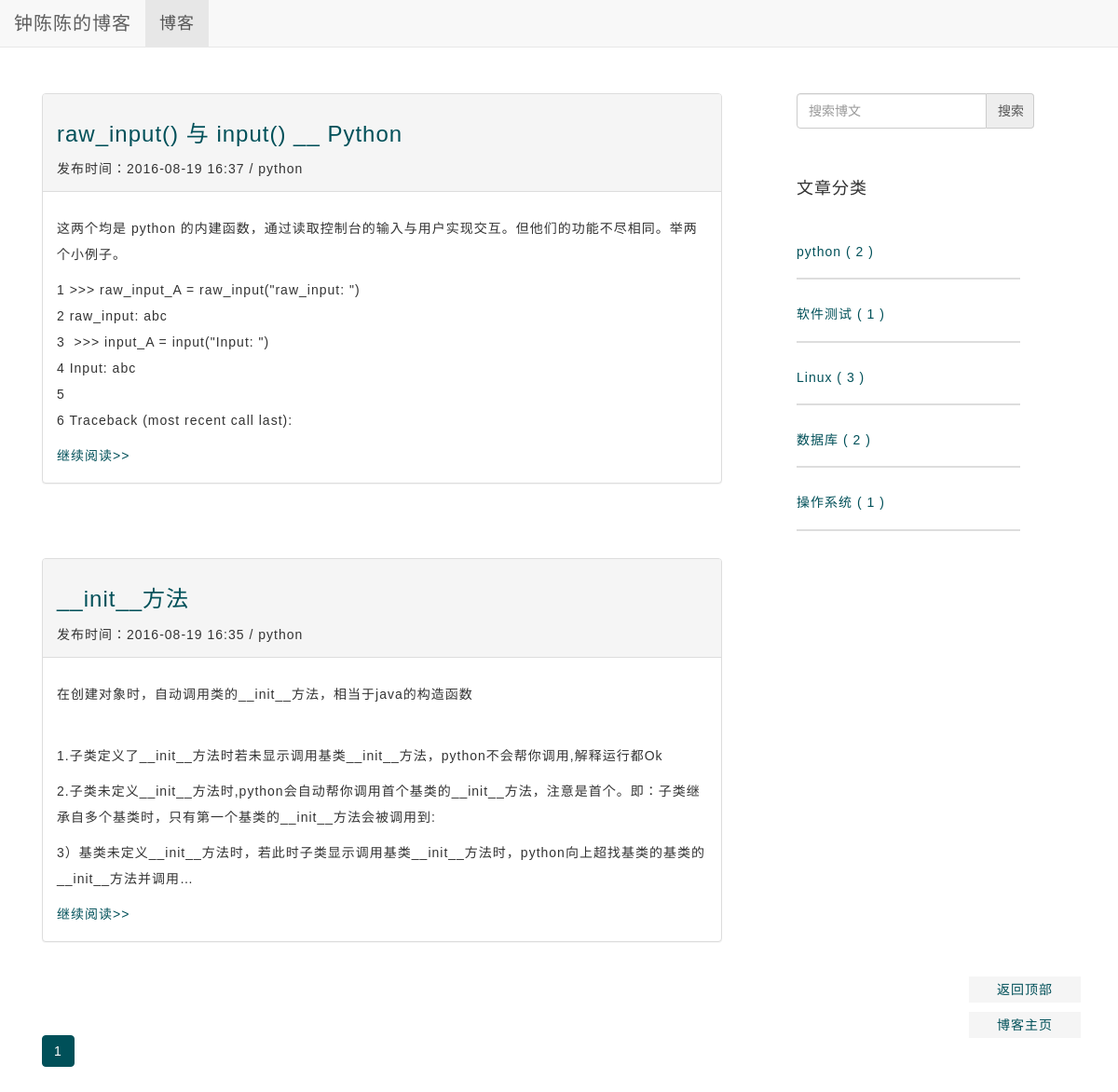
Screenshot of /blog/cat/1/ with the database file from the repository.
### blog/models.py (models this page shows, shortened)
class Blog(models.Model):
    title = models.CharField(verbose_name='Title',max_length=32)
    author = models.CharField(verbose_name='Author', max_length=16)
    content=RichTextUploadingField('Content')
    created = models.DateTimeField(verbose_name='Pub_Date', auto_now_add=True)
    category = models.ForeignKey(Category, verbose_name='Category')
    tags = models.ManyToManyField(Tag, verbose_name='Tags')

class Category(models.Model):
    name = models.CharField('名称', max_length=16)
    num=models.IntegerField(default=0,blank=True)

### blog/views.py (the view)
# urls.py: url(r'^cat/(?P<category_id>\d+)/$', views.get_category, name='blog_get_category'),
def get_category(request, category_id):
    try:
        cat=Category.objects.get(id=category_id)
    except Category.DoesNotExist:
        raise Http404
    cat_blogset=cat.blog_set.all().order_by('-created')
    blog_paginator=Paginator(cat_blogset,8)#show 8 blogs per page
    page=request.GET.get('page')
    try:
        blogs=blog_paginator.page(page)
    except PageNotAnInteger:
        blogs=blog_paginator.page(1)
    except EmptyPage:
        blogs=blog_paginator(blog_paginator.num_pages)
    ctx = {
    'blogs': blogs,
    'categories':Category.objects.all(),
    }
    return render(request, 'blog-list.html', ctx)

### blog/templates/blog-list.html (shortened to what this page needs)
{% extends "blog_base.html" %}
{% block head %}
{% load staticfiles %}
	<link rel="stylesheet" type="text/css" href="{% static 'blog/css/base.css' %}" />
	<link rel="stylesheet" type="text/css" href="{% static 'blog/css/get_blog.css' %}" />
{% endblock %}
{% block content %}
{% for blog in blogs %}
<div class="blog_item">
	<div class="panel panel-default">
		<div class="panel-heading">
			<div class="blog_header">
				<a href= "{% url 'blog_get_detail' blog.id %}"><h3>{{ blog.title }}</h3></a>
				<span class="blog_created" >发布时间：{{ blog.created|date:"Y-m-d H:i" }}</span>
				<span class="dc_sep">/</span></small>
				<span class="blog_category" >{{ blog.category.name }}</span>
			</div>
		</div>
		<div class="panel-body">
		    <div class="blog_content">
			    <p> {{ blog.content|truncatechars:300 |safe}}</p>
		     </div>
				<a class="continue" href="{% url 'blog_get_detail' blog.id %}" style="padding-top:15px font-size:16px">继续阅读>></a>
		</div>
	</div>
</div>
{% endfor %}
<div class="footer">
	<ul class="pagination">
		<li class="page_btn active" id="cur_page">
			 <a   href="?page={{ blogs.number }} " >{{ blogs.number }} </a>
		</li>
	</ul>
</div>
{% endblock %}

### blog/templates/blog_base.html (shortened to what this page needs)
<!DOCTYPE html>
<html>
<head>
        {% load staticfiles %}
        <link href="{% static 'blog/bootstrap/css/bootstrap.min.css' %}" rel="stylesheet">
     {% block head %}{% endblock %}
</head>
<body>
        <div class="navbar navbar-default navbar-fixed-top" role="navigation">
                 <div class="navbar-header">
                          <a class="navbar-brand" href="{% url 'blog_get_blogs' %}">钟陈陈的博客</a>
                 </div>
                 <div class="collapse navbar-collapse" id="example-navbar-collapse">
                         <ul class="nav navbar-nav">
                                  <li class="active">
                                           <a href="{% url 'blog_get_blogs' %}">博客</a>
                                  </li>
                         </ul>
                 </div>
        </div>
        <div class="container" id="top">
                <div class="row">
                        <div class="col-md-8">
                                 {% block content %}{% endblock %}
                        </div>
                        <div class="col-md-3 tags">
                                <form  action="{% url 'blog_search' %}" role="form" method="post">
                                        <div class="input-group">
                                             <input type="text" class="form-control" name="blog_search" placeholder="搜索博文"></input>
                                             <input  id="search-button" type="submit" class="input-group-addon" value="搜索"></input>
                                        </div>
                                </form>
                                <div class="panel panel-default">
                                        <div id="category_title" class="panel-body">
                                                <h4>文章分类</h4>
                                        </div>
                                        <div class="panel-body">
                                                <div class="category_content">
                                                        <ul>
                                                                {% for category in categories %}
                                                                <li class="category_item">
                                                                        <a href="{% url 'blog_get_category' category.id %}" >
                                                                                <h5> {{category.name}}  ( {{category.num}} )</h5>
                                                                         </a>
                                                                </li>
                                                                 {% endfor %}
                                                        </ul>
                                                </div>
                                        </div>
                                </div>
                        </div>
                </div>
        </div>
	<div class="back_to_top">
		<a href="#top" target="_self">返回顶部</a>
		<a href="{%url 'blog_get_blogs' %}" target="_self">博客主页</a>
	</div>
</body>
</html>

### blog/static/blog/css/base.css (style rules this page uses)
body { font-family: Microsoft YaHei,'宋体' , Tahoma, Helvetica, Arial, sans-serif; letter-spacing: 1px; }
a { color: #005059; }
ul ,li { list-style-type: none; padding-left: 0; }
.navbar-brand { font-size:20px; }
.navbar-nav { font-size: 18px; }
.container { font-size: 14px; line-height: 2em; margin-top: 100px; width:95%; }
.col-md-8 { margin-right: 50px; }
#search-button { display: table-cell; height:38px; width:20%; text-align: center; }
.input-group { width:100%; margin-bottom: 30px; }
.input-group .form-control { width:80%; height:38px; }
.tags .panel,.tags .panel-default { border-style:none; box-shadow: none; }
.tags .panel-body { border-style:none; padding-left: 0; }
.category_item { border-bottom-style: solid; border-bottom-width: 2px; border-bottom-color: #DDD; margin-bottom: 30px; padding-bottom: 10px; font-size:20px; }
.pagination li a { color: #005059; }
.pagination .active a { background-color: #005059; border-color: #005059; }
.back_to_top { position:fixed; right:40px; bottom:50px; z-index:100; display:block; }
.back_to_top a { display:block; font-size:14px; color:##A0A0A0!important; background-color:#F5F5F5; width:120px; text-align:center; padding:4px; text-decoration:none; margin-bottom:10px; }

### blog/static/blog/css/get_blog.css (style rules this page uses)
.blog_item { margin-bottom: 80px; }

### rows the page displays
Blog: title "raw_input() 与 input() __ Python", created "2016-08-19 16:37", category.name "python", content "这两个均是 python 的内建函数，通过读取控制台的输入与用户实现交互。但他们的功能不尽相同。举两个小例子。 1 >>> raw_input_A = raw_input(\"raw_input: \") 2 raw_input: abc 3 >>> input_A = input(\"Input: \") 4 Input: abc 5 6 Traceback (most recent call last):"
Blog: title "__init__方法", created "2016-08-19 16:35", category.name "python", content "在创建对象时，自动调用类的__init__方法，相当于java的构造函数 1.子类定义了__init__方法时若未显示调用基类__init__方法，python不会帮你调用,解释运行都Ok 2.子类未定义__init__方法时,python会自动帮你调用首个基类的__init__方法，注意是首个。即：子类继承自多个基类时，只有第一个基类的__init__方法会被调用到: 3）基类未定义__init__方法时，若此时子类显示调用基类__init__方法时，python向上超找基类的基类的__init__方法并调用…"
Category: name "python", num "2"
Category: name "软件测试", num "1"
Category: name "Linux", num "3"
Category: name "数据库", num "2"
Category: name "操作系统", num "1"

### other values shown
{{ blogs.number }} "1"
